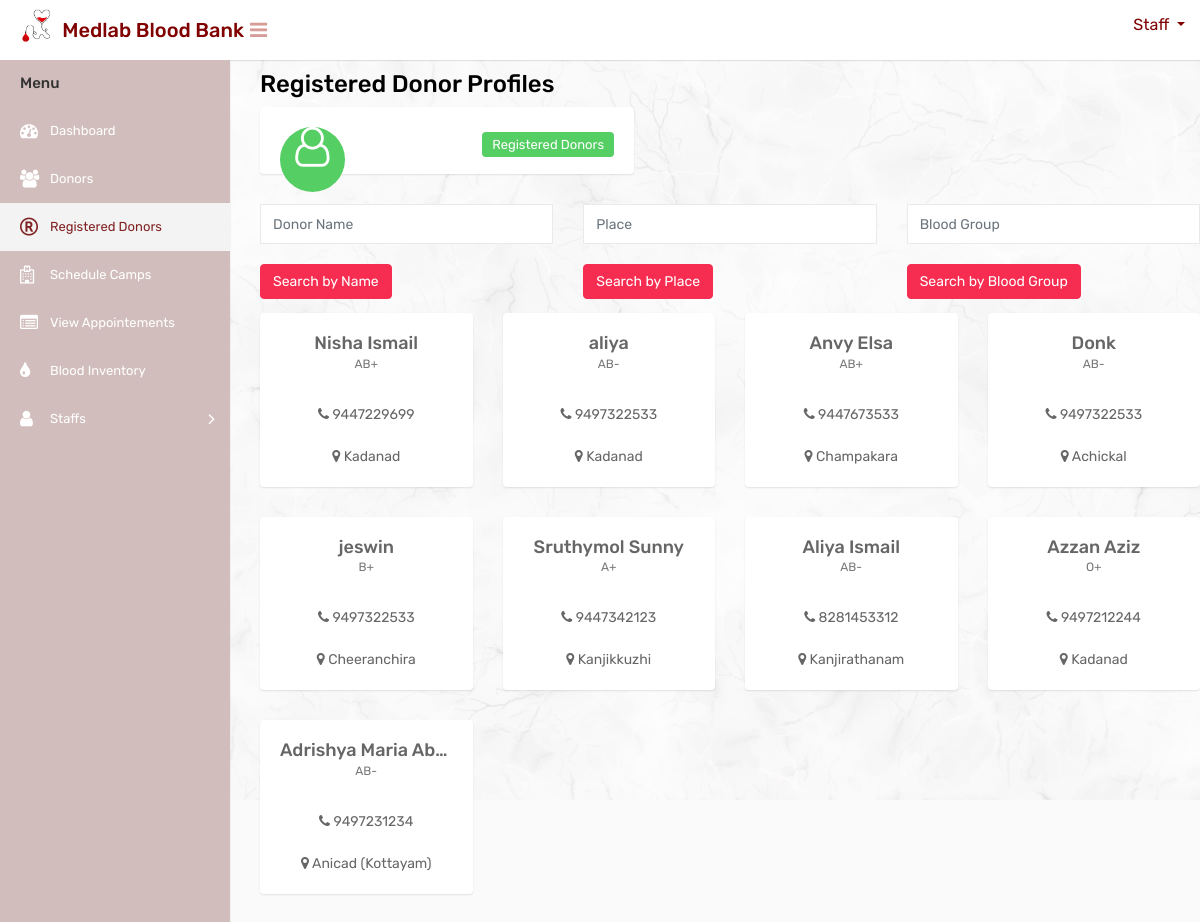
Screenshot of /search-by-name/ with the database file from the repository.
### website/models.py (models this page shows, shortened)
class Donor(models.Model):
    user = models.OneToOneField(CustomUser, on_delete=models.CASCADE, null=True)
    full_name = models.CharField(max_length=100)
    email = models.EmailField(unique=True)
    phone = models.CharField(max_length=15)
    blood_group = models.CharField(max_length=5)
    place = models.CharField(max_length=100)
    id_proof = models.FileField(upload_to='id_proofs/', null=True, blank=True)
    timestamp = models.DateTimeField(default=timezone.now)

### website/views.py (the view)
# urls.py: path('search-by-name/', search_by_name, name='search_by_name'),
def search_by_name(request):
    name = request.GET.get('name', '')
    donors = Donor.objects.filter(full_name__icontains=name)
    return render(request, 'staff/registereddonortable.html', {'donors': donors})

### templates/staff/registereddonortable.html (shortened to what this page needs)
{% load static %}
<html>
<head>
        <link rel="stylesheet" type="text/css" href="{% static 'staff/css/bootstrap.min.css' %}">
        <link rel="stylesheet" type="text/css" href="{% static 'staff/css/font-awesome.min.css' %}">
        <link rel="stylesheet" type="text/css" href="{% static 'staff/css/style.css' %}">
</head>
<body>
    <div class="main-wrapper">
        <div class="header" style="background-color:white;height:60px;">
			<div class="header-left">
				<a href="{% url 'staffindex' %}" class="logo" style="color: black;">
					<img src="{% static 'mainuser/img/logocopy.png' %}" width="75" height="40" alt="" style="margin-left:15px"> <span style="color: maroon;font-size: 20px;margin-top:10px; margin-left:-10px;white-space: nowrap;">Medlab Blood Bank</span>
				</a>
			</div>
			<a id="toggle_btn" href="javascript:void(0);" style="color:#d69c98;margin-top:20px;margin-left:10px;"><i class="fa fa-bars"></i></a>
            <ul class="nav user-menu float-right">
                <li class="nav-item dropdown has-arrow">
                    <a href="#" class="dropdown-toggle nav-link user-link" data-toggle="dropdown" style="color:maroon">
						<span style="color:maroon">Staff</span>
                    </a>
                </li>
            </ul>
        </div>
        <div class="sidebar" id="sidebar">
            <div class="sidebar-inner slimscroll">
                <div id="sidebar-menu" class="sidebar-menu">
                    <ul>
                        <li class="menu-title">Menu</li>
                        <li>
                            <a href="{% url 'staffindex' %}"><i class="fa fa-dashboard"></i> <span>Dashboard</span></a>
                        </li>
						<li>
                            <a href="{% url 'donorsstaff' %}"><i class="fa fa-users"></i> <span>Donors</span></a>
                        </li>
                        <li  class="active">
                            <a href="{% url 'registereddonortablestaff' %}"><i class="fa fa-registered"></i> <span>Registered Donors</span></a>
                        </li>
                        <li>
                            <a href="{% url 'bloodbankcamps' %}"><i class="fa fa-hospital-o"></i> <span>Schedule Camps</span></a>
                        </li>
                        <li>
                            <a href="{% url 'donorappointments' %}"><i class="fa fa-list-alt"></i> <span>View Appointements</span></a>
                        </li>
						<li>
                            <a href="{% url 'bloodinventorystaff' %}"><i class="fa fa-tint"></i> <span>Blood Inventory</span></a>
                        </li>
						<li class="submenu">
							<a href="#"><i class="fa fa-user"></i> <span>Staffs </span> <span class="menu-arrow"></span></a>
						</li>
                    </ul>
                </div>
            </div>
        </div>
        <div class="page-wrapper" style="margin-left:260px;margin-top:20px;">
            <h3 style="color:black;" > Registered Donor Profiles</h3>
            <div class="row">
                <div class="col-md-6 col-sm-6 col-lg-6 col-xl-5">
                    <div class="dash-widget">
                        <span class="dash-widget-bg2"><i class="fa fa-user-o"></i></span>
                        <div class="dash-widget-info text-right">
                            <span class="widget-title2">Registered Donors </span>
                        </div>
                    </div>
                </div>
            </div>
            <div class="row">
                <div class="col-md-4">
                    <form method="get" action="{% url 'search_by_name' %}">
                        <div class="form-group">
                            <input type="text" class="form-control" name="name" placeholder="Donor Name">
                        </div>
                        <button type="submit" class="btn btn-danger">Search by Name</button>
                    </form>
                </div>
                <div class="col-md-4">
                    <form method="get" action="{% url 'search_by_place' %}">
                        <div class="form-group">
                            <input type="text" class="form-control" name="place" placeholder="Place">
                        </div>
                        <button type="submit" class="btn btn-danger">Search by Place</button>
                    </form>
                </div>
                <div class="col-md-4">
                    <form method="get" action="{% url 'search_by_blood_group' %}">
                        <div class="form-group">
                            <input type="text" class="form-control" name="blood_group" placeholder="Blood Group">
                        </div>
                        <button type="submit" class="btn btn-danger">Search by Blood Group</button>
                    </form>
                </div>
            </div>
            <div class="row">
                {% for donor in donors %}
                <div class="col-md-4 col-sm-4 col-lg-3">
                    <div class="profile-widget">
                        <h4 class="doctor-name text-ellipsis">{{ donor.full_name }}</h4>
                        <div class="doc-prof">{{ donor.blood_group }}</div><br>
                        <div class="user-country">
                            <i class="fa fa-phone"></i> {{ donor.phone }}<br><br>
                            <i class="fa fa-map-marker"></i> {{ donor.place }}
                        </div>
                    </div>
                </div>
                {% endfor %}
            </div>
        </div>
    </div>
</body>
</html>

### rows the page displays
Donor: full_name "Nisha Ismail", blood_group "AB+", phone "9447229699", place "Kadanad"
Donor: full_name "aliya", blood_group "AB-", phone "9497322533", place "Kadanad"
Donor: full_name "Anvy Elsa", blood_group "AB+", phone "9447673533", place "Champakara"
Donor: full_name "Donk", blood_group "AB-", phone "9497322533", place "Achickal"
Donor: full_name "jeswin", blood_group "B+", phone "9497322533", place "Cheeranchira"
Donor: full_name "Sruthymol Sunny", blood_group "A+", phone "9447342123", place "Kanjikkuzhi"
Donor: full_name "Aliya Ismail", blood_group "AB-", phone "8281453312", place "Kanjirathanam"
Donor: full_name "Azzan Aziz", blood_group "O+", phone "9497212244", place "Kadanad"
Donor: full_name "Adrishya Maria Ab…", blood_group "AB-", phone "9497231234", place "Anicad (Kottayam)"
